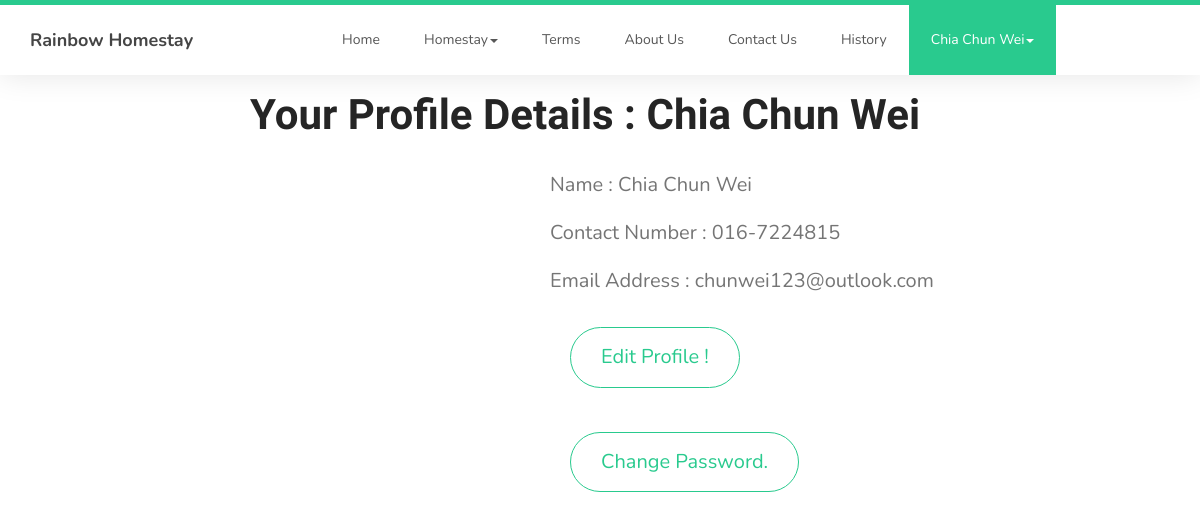
The page /User/profile.php (signed in) on the database its author committed.
### tables this page shows
CREATE TABLE `customer` (
  `cus_id` int(11) NOT NULL,
  `cus_name` varchar(50) NOT NULL,
  `cus_contact_num` varchar(50) NOT NULL,
  `cus_email` varchar(50) NOT NULL,
  `cus_pass` varchar(50) NOT NULL,
  `vkey` varchar(45) NOT NULL,
  `verified` tinyint(1) NOT NULL,
  `createdate` timestamp(6) NOT NULL DEFAULT current_timestamp(6)
);

### User/profile.php (the view, shortened to what this page needs)
<?php
include ("dataconnection.php");?>
<html lang="en">
<head>
</head>
     <link rel="stylesheet" href="css/bootstrap.min.css">
     <link rel="stylesheet" href="css/font-awesome.min.css">
     <link rel="stylesheet" href="css/owl.carousel.css">
     <link rel="stylesheet" href="css/owl.theme.default.min.css">
     <link rel="stylesheet" href="css/style.css">
<body id="top" data-spy="scroll" data-target=".navbar-collapse" data-offset="50">
	 <?php
	 if(isset($_SESSION['login_user']))
	 {
		 ?>
     <section class="navbar custom-navbar navbar-fixed-top" role="navigation">
          <div class="container">
               <div class="navbar-header">
                    <a href="index.php" class="navbar-brand">Rainbow Homestay</a>
               </div>
               <div class="collapse navbar-collapse">
                    <ul class="nav navbar-nav navbar-nav-first">
                         <li><a href="index.php">Home</a></li>
                         <ul class="nav navbar-nav navbar-nav-second">
						 <li class="dropdown">
                              <a href="#" class="dropdown-toggle" data-toggle="dropdown" role="button" aria-haspopup="true" aria-expanded="false">Homestay<span class="caret"></span></a>
                         </li>
					</ul>
                         <li><a href="terms.php">Terms</a></li>
                         <li><a href="about-us.php">About Us</a></li>
                         <li><a href="contact.php">Contact Us</a></li>
						 <li><a href="history.php">History</a></li>
				    </ul>
										<?php
 $uid = $_SESSION["user_id"];
 $result = mysqli_query($connect,"SELECT * FROM customer WHERE cus_id='$uid'");
 $row=mysqli_fetch_assoc($result);
 ?>
				   	   <ul class="nav navbar-nav navbar-nav-second">
						 <li class="dropdown">
						 <li class="active">
                              <a href="#" class="dropdown-toggle" data-toggle="dropdown" role="button" aria-haspopup="true" aria-expanded="false"><?php echo $row['cus_name'];?><span class="caret"></span></a>
                         </li>
					</ul>
               </div>
          </div>
		  </section>
<?php
	 }
?>
		<?php
			$sql="select * from customer where cus_email='$_SESSION[login_user]'";
			$q=mysqli_query($connect,$sql);
			$row=mysqli_fetch_assoc($q);
		?>
		<h1 style="margin-left:250px; margin-top:20px;">Your Profile Details : <?php echo $row['cus_name'];?></h1>
		<p style="margin-left:550px; width: 200px;height: 120px;font-size:20px;">
		<br>Name     : <?php echo $row['cus_name']; ?></br>
		<br>Contact Number : <?php echo $row['cus_contact_num']; ?></br>
		<br>Email Address  : <?php echo $row['cus_email']; ?></br>
		<br><button type="submit" name="edit"><a href="useredit.php?edit&id= <?php echo $row['cus_id']; ?> "class="section-btn btn btn-primary btn-block">Edit Profile !</a></button></br>
		<br><button type="submit" name="changepass"><a href="changepassword.php?changebtn&id= <?php echo $row['cus_id']; ?>"class="section-btn btn btn-primary btn-block">Change Password.</a></button></br>
		</p>
</body>
</html>

### User/css/style.css (style rules this page uses)
body { background: #ffffff; font-family: 'Nunito', sans-serif; overflow-x: hidden; padding-top: 70px; }
h1,h2,h3,h4,h5,h6 { font-family: 'Muli', sans-serif; font-weight: bold; line-height: inherit; }
h1 { color: #252525; font-size: 3em; line-height: normal; }
p { color: #757575; font-size: 14px; font-weight: normal; line-height: 24px; }
html { -webkit-font-smoothing: antialiased; }
a { color: #252525; -webkit-transition: 0.5s; transition: 0.5s; text-decoration: none !important; }
a, input, button, .form-control { -webkit-transition: 0.5s; transition: 0.5s; }
section { position: relative; padding: 100px 0; }
.section-btn { background: transparent; border-radius: 50px; border: 1px solid #ffffff; color: #ffffff; font-size: inherit; font-weight: normal; padding: 15px 30px; transition: 0.5s; }
.custom-navbar { background: #ffffff; border-top: 5px solid #29ca8e; border-bottom: 0; -webkit-box-shadow: 0 1px 30px rgba(0, 0, 0, 0.1); -moz-box-shadow: 0 1px 30px rgba(0, 0, 0, 0.1); box-shadow: 0 1px 30px rgba(0, 0, 0, 0.1); padding: 12px 0; margin-bottom: 0; padding: 0; }
.custom-navbar .navbar-brand { color: #454545; font-size: 18px; font-weight: bold; line-height: 40px; }
.custom-navbar .navbar-nav.navbar-nav-first { margin-left: 8em; }
.custom-navbar .nav li a { line-height: 40px; color: #575757; padding-right: 22px; padding-left: 22px; }
.custom-navbar .nav li.active > a { background-color: #29ca8e; color: #ffffff; }
.section-btn.btn-primary { border-color: #29ca8e; color: #29ca8e; }
section, .section-background .item, .section-background .courses-thumb, .section-background .team-thumb, main > section:nth-child(even) .item, main > section:nth-child(even) .courses-thumb, main > section:nth-child(even) .team-thumb, main > section { background: #fff; }

### User/profile.php (style rules this page uses)
button { background-color: white; border: none; border-radius:30px; padding: 10px 20px; text-align: center; text-decoration: none; display: inline-block; font-size: 16px; }

### rows shown on the page
customer: cus_name "Chia Chun Wei", cus_contact_num "016-7224815", cus_email "chunwei123@outlook.com"
